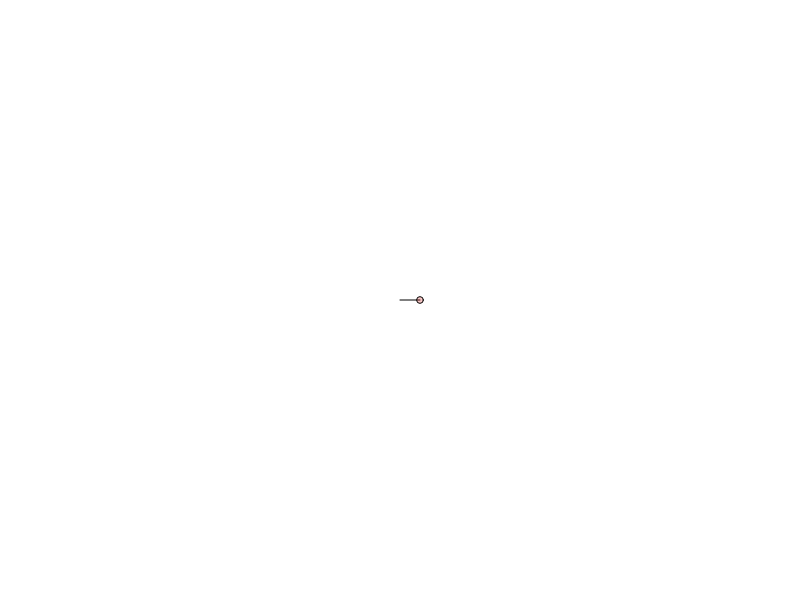
Frame 1 (no input)
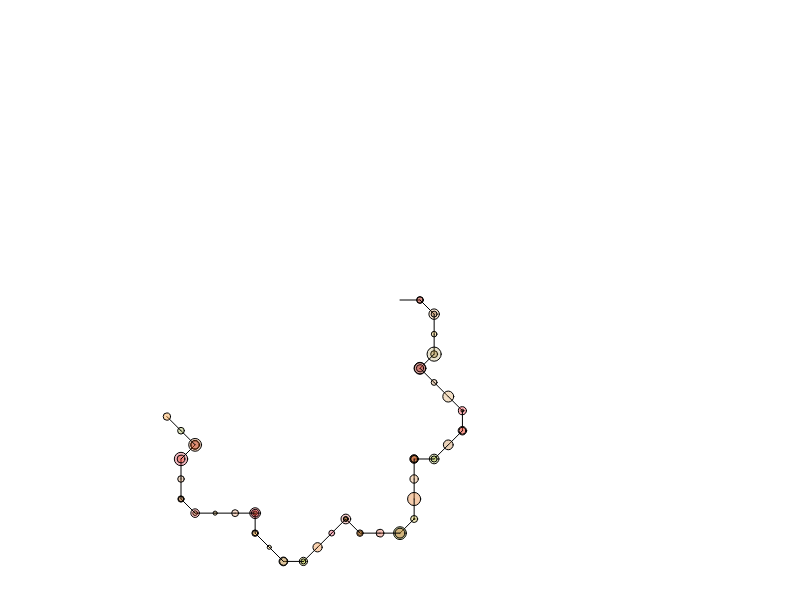
Frame 60 (no input)
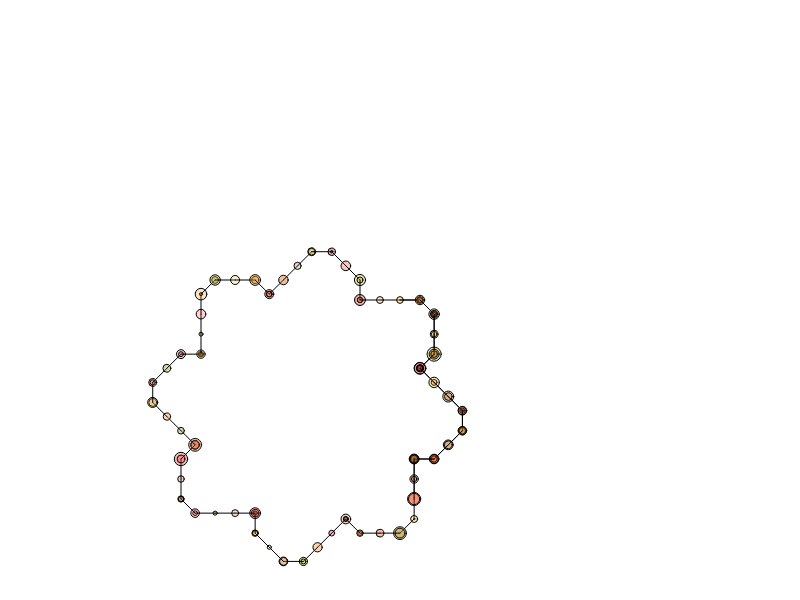
Frame 120 (the mouse pressed at the canvas centre since frame 60)

The p5.js sketch that drew these frames (run headless with seeded random() and noise() and a simulated clock; from frame 60 on, the mouse is pressed at the canvas centre):

// p5.js sketch
// ── sketch.js
// L-SYSTEMS:
// https://en.wikipedia.org/wiki/L-system
//
// this p5 sketch takes the turtle we created in the last
// project and *automates* the drawing based on a Lindenmayer
// (or L-) system.  L-systems are often used in procedural
// graphics to make natural, geometric, or interesting 'fractal-style'
// patterns.
//
// your tasks:
// (1) take a look at the L-system implemented here, and see if you 
// can expand upon it to do some automatic, cool, geometric drawing.
// use the turtle that you retooled from the previous sketch as the
// drawing engine.
// hint: google L-systems.  there are lots of them out there.
// another hint: you can use non-drawing symbols as symbolic 
// placeholders to create really complex patterns.

// TURTLE STUFF:
var x, y; // the current position of the turtle
var currentangle = 0; // which way the turtle is pointing
var step = 20; // how much the turtle moves with each 'F'
var angle = 45; // how much the turtle turns with a '-' or '+'

// LINDENMAYER STUFF (L-SYSTEMS)
var thestring = 'F+F+FF+F--FF'; // "axiom" or start of the string


var whereinstring = 0; // where in the L-system are we drawing right now?

// THIS RUNS WHEN WE HIT GO
function setup()
{
  createCanvas(800, 600); // this is the size of the window
  background(255); // background to white
  stroke(0, 0, 0, 255); // draw in black
  
  // start the x and y position at lower-left corner
  x = width/2;
  y = height/2;
  

}

// DO THIS EVERY FRAME
function draw()
{
  
  // draw the current character in the string:
  drawIt(thestring.charAt(whereinstring)); 
  
  // increment the point for where we're reading the string.
  // wrap around at the end.
  whereinstring++;
  if(whereinstring>thestring.length-1) whereinstring = 0;

}

// this is a custom function that draws turtle commands
function drawIt(k)
{
  if(k=='F') // draw forward
  {
    // polar to cartesian transformation based on step and currentangle:
    var x1 = x + step*cos(radians(currentangle));
    var y1 = y + step*sin(radians(currentangle));
    line(x, y, x1, y1); // connect the old and the new
    // update the turtle's position:
    x = x1;
    y = y1;
  }
  else if(k=='+')
  {
   currentangle+=angle; // turn left
  }
  else if(k=='-')
  {
   currentangle-=angle; // turn right   
  }
   
  // DRAW EVERYTHING:

  // give me some random color values:
  var r = random(128, 255);
  var g = random(0, 192);
  var b = random(0, 50);
  var a = random(50, 100);

  // pick a gaussian (D&D) distribution for the radius:
  var radius = 0;
  radius+= random(0, 15);
  radius+= random(0, 15);
  radius+= random(0, 15);
  radius = radius/3;
  
  // draw the stuff:
  fill(r, g, b, a); // interior fill color
  ellipse(x, y, radius, radius); // circle that chases the mouse

}
